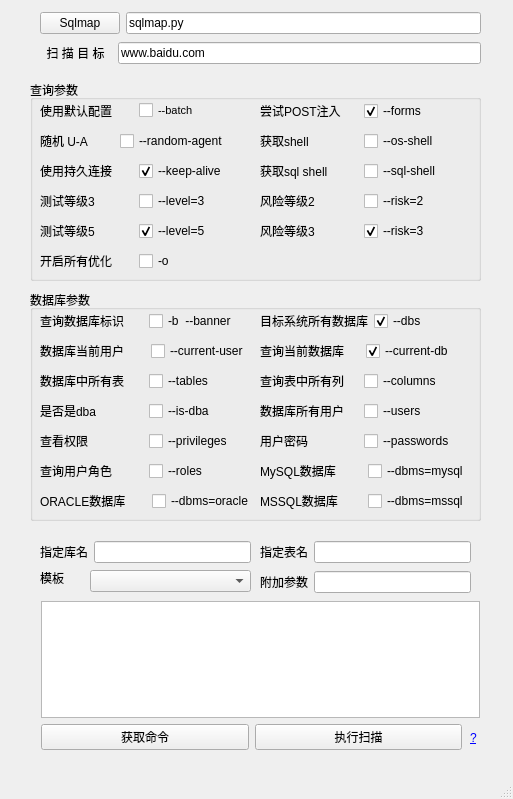
<?xml version="1.0" encoding="UTF-8"?>
<ui version="4.0">
 <class>SqlmapUI</class>
 <widget class="QMainWindow" name="SqlmapUI">
  <property name="geometry">
   <rect>
    <x>0</x>
    <y>0</y>
    <width>513</width>
    <height>799</height>
   </rect>
  </property>
  <property name="windowTitle">
   <string>Sqlmap-UI</string>
  </property>
  <widget class="QWidget" name="centralwidget">
   <widget class="QGroupBox" name="groupBox">
    <property name="geometry">
     <rect>
      <x>30</x>
      <y>80</y>
      <width>451</width>
      <height>201</height>
     </rect>
    </property>
    <property name="title">
     <string>查询参数</string>
    </property>
    <widget class="QWidget" name="layoutWidget">
     <property name="geometry">
      <rect>
       <x>230</x>
       <y>20</y>
       <width>201</width>
       <height>22</height>
      </rect>
     </property>
     <layout class="QHBoxLayout" name="horizontalLayout_26">
      <item>
       <widget class="QLabel" name="label_26">
        <property name="text">
         <string>尝试POST注入</string>
        </property>
       </widget>
      </item>
      <item>
       <widget class="QCheckBox" name="cb_forms">
        <property name="text">
         <string>--forms </string>
        </property>
        <property name="checked">
         <bool>true</bool>
        </property>
       </widget>
      </item>
     </layout>
    </widget>
    <widget class="QWidget" name="layoutWidget">
     <property name="geometry">
      <rect>
       <x>10</x>
       <y>20</y>
       <width>191</width>
       <height>22</height>
      </rect>
     </property>
     <layout class="QHBoxLayout" name="horizontalLayout_2">
      <item>
       <widget class="QLabel" name="label_2">
        <property name="text">
         <string>使用默认配置</string>
        </property>
       </widget>
      </item>
      <item>
       <widget class="QCheckBox" name="cb_batch">
        <property name="font">
         <font>
          <pointsize>8</pointsize>
         </font>
        </property>
        <property name="text">
         <string>--batch </string>
        </property>
       </widget>
      </item>
     </layout>
    </widget>
    <widget class="QWidget" name="layoutWidget">
     <property name="geometry">
      <rect>
       <x>230</x>
       <y>50</y>
       <width>201</width>
       <height>22</height>
      </rect>
     </property>
     <layout class="QHBoxLayout" name="horizontalLayout_9">
      <item>
       <widget class="QLabel" name="label_9">
        <property name="text">
         <string>获取shell</string>
        </property>
       </widget>
      </item>
      <item>
       <widget class="QCheckBox" name="cb_osshell">
        <property name="text">
         <string>--os-shell </string>
        </property>
       </widget>
      </item>
     </layout>
    </widget>
    <widget class="QWidget" name="layoutWidget">
     <property name="geometry">
      <rect>
       <x>10</x>
       <y>50</y>
       <width>191</width>
       <height>22</height>
      </rect>
     </property>
     <layout class="QHBoxLayout" name="horizontalLayout_15">
      <item>
       <widget class="QLabel" name="label_15">
        <property name="text">
         <string>随机 U-A</string>
        </property>
       </widget>
      </item>
      <item>
       <widget class="QCheckBox" name="cb_random">
        <property name="text">
         <string>--random-agent </string>
        </property>
       </widget>
      </item>
     </layout>
    </widget>
    <widget class="QWidget" name="layoutWidget">
     <property name="geometry">
      <rect>
       <x>10</x>
       <y>170</y>
       <width>191</width>
       <height>22</height>
      </rect>
     </property>
     <layout class="QHBoxLayout" name="horizontalLayout_12">
      <item>
       <widget class="QLabel" name="label_12">
        <property name="text">
         <string>开启所有优化</string>
        </property>
       </widget>
      </item>
      <item>
       <widget class="QCheckBox" name="cb_o">
        <property name="text">
         <string>-o </string>
        </property>
       </widget>
      </item>
     </layout>
    </widget>
    <widget class="QWidget" name="layoutWidget">
     <property name="geometry">
      <rect>
       <x>230</x>
       <y>80</y>
       <width>201</width>
       <height>22</height>
      </rect>
     </property>
     <layout class="QHBoxLayout" name="horizontalLayout_17">
      <item>
       <widget class="QLabel" name="label_17">
        <property name="text">
         <string>获取sql shell</string>
        </property>
       </widget>
      </item>
      <item>
       <widget class="QCheckBox" name="cb_sqlshell">
        <property name="text">
         <string>--sql-shell </string>
        </property>
       </widget>
      </item>
     </layout>
    </widget>
    <widget class="QWidget" name="layoutWidget">
     <property name="geometry">
      <rect>
       <x>10</x>
       <y>80</y>
       <width>191</width>
       <height>22</height>
      </rect>
     </property>
     <layout class="QHBoxLayout" name="horizontalLayout_18">
      <item>
       <widget class="QLabel" name="label_18">
        <property name="text">
         <string>使用持久连接</string>
        </property>
       </widget>
      </item>
      <item>
       <widget class="QCheckBox" name="cb_keeplive">
        <property name="text">
         <string>--keep-alive </string>
        </property>
        <property name="checked">
         <bool>true</bool>
        </property>
       </widget>
      </item>
     </layout>
    </widget>
    <widget class="QWidget" name="layoutWidget">
     <property name="geometry">
      <rect>
       <x>10</x>
       <y>110</y>
       <width>191</width>
       <height>22</height>
      </rect>
     </property>
     <layout class="QHBoxLayout" name="horizontalLayout_22">
      <item>
       <widget class="QLabel" name="label_22">
        <property name="toolTip">
         <string>&lt;!DOCTYPE HTML PUBLIC &quot;-//W3C//DTD HTML 4.0//EN&quot; &quot;http://www.w3.org/TR/REC-html40/strict.dtd&quot;&gt;
&lt;html&gt;&lt;head&gt;&lt;meta name=&quot;qrichtext&quot; content=&quot;1&quot; /&gt;&lt;meta charset=&quot;utf-8&quot; /&gt;&lt;style type=&quot;text/css&quot;&gt;
p, li { white-space: pre-wrap; }
hr { height: 1px; border-width: 0; }
li.unchecked::marker { content: &quot;\2610&quot;; }
li.checked::marker { content: &quot;\2612&quot;; }
&lt;/style&gt;&lt;/head&gt;&lt;body style=&quot; font-family:'Microsoft YaHei UI'; font-size:10pt; font-weight:400; font-style:normal;&quot;&gt;
&lt;p style=&quot; margin-top:0px; margin-bottom:0px; margin-left:0px; margin-right:0px; -qt-block-indent:0; text-indent:0px;&quot;&gt;1：默认等级，会测试 GET 和 POST 请求中的参数。&lt;/p&gt;
&lt;p style=&quot; margin-top:0px; margin-bottom:0px; margin-left:0px; margin-right:0px; -qt-block-indent:0; text-indent:0px;&quot;&gt;2：增加 cookie 里的数据&lt;/p&gt;
&lt;p style=&quot; margin-top:0px; margin-bottom:0px; margin-left:0px; margin-right:0px; -qt-block-indent:0; text-indent:0px;&quot;&gt;3：增加user-agent 和 referer 头部数据。&lt;/p&gt;
&lt;p style=&quot; margin-top:0px; margin-bottom:0px; margin-left:0px; margin-right:0px; -qt-block-indent:0; text-indent:0px;&quot;&gt;4~5：会尝试各种 payloads 和边界条件，确保不放过任何潜在的注入点。&lt;/p&gt;&lt;/body&gt;&lt;/html&gt;</string>
        </property>
        <property name="text">
         <string>测试等级3</string>
        </property>
       </widget>
      </item>
      <item>
       <widget class="QCheckBox" name="cb_level3">
        <property name="text">
         <string>--level=3 </string>
        </property>
       </widget>
      </item>
     </layout>
    </widget>
    <widget class="QWidget" name="layoutWidget">
     <property name="geometry">
      <rect>
       <x>230</x>
       <y>110</y>
       <width>201</width>
       <height>22</height>
      </rect>
     </property>
     <layout class="QHBoxLayout" name="horizontalLayout_24">
      <item>
       <widget class="QLabel" name="label_24">
        <property name="toolTip">
         <string>&lt;!DOCTYPE HTML PUBLIC &quot;-//W3C//DTD HTML 4.0//EN&quot; &quot;http://www.w3.org/TR/REC-html40/strict.dtd&quot;&gt;
&lt;html&gt;&lt;head&gt;&lt;meta name=&quot;qrichtext&quot; content=&quot;1&quot; /&gt;&lt;meta charset=&quot;utf-8&quot; /&gt;&lt;style type=&quot;text/css&quot;&gt;
p, li { white-space: pre-wrap; }
hr { height: 1px; border-width: 0; }
li.unchecked::marker { content: &quot;\2610&quot;; }
li.checked::marker { content: &quot;\2612&quot;; }
&lt;/style&gt;&lt;/head&gt;&lt;body style=&quot; font-family:'Microsoft YaHei UI'; font-size:10pt; font-weight:400; font-style:normal;&quot;&gt;
&lt;p style=&quot; margin-top:0px; margin-bottom:0px; margin-left:0px; margin-right:0px; -qt-block-indent:0; text-indent:0px;&quot;&gt;1：默认的风险等级，风险几乎为零。&lt;/p&gt;
&lt;p style=&quot; margin-top:0px; margin-bottom:0px; margin-left:0px; margin-right:0px; -qt-block-indent:0; text-indent:0px;&quot;&gt;2：除了默认的检测，还会尝试时间型盲注。&lt;/p&gt;
&lt;p style=&quot; margin-top:0px; margin-bottom:0px; margin-left:0px; margin-right:0px; -qt-block-indent:0; text-indent:0px;&quot;&gt;3：在风险等级 2 的基础上，再加上 OR 类型的布尔型盲注。这种方式在某些情况下可能会导致数据表的所有记录被更新，所以使用时需谨慎。&lt;/p&gt;&lt;/body&gt;&lt;/html&gt;</string>
        </property>
        <property name="text">
         <string>风险等级2</string>
        </property>
       </widget>
      </item>
      <item>
       <widget class="QCheckBox" name="cb_risk2">
        <property name="text">
         <string>--risk=2 </string>
        </property>
       </widget>
      </item>
     </layout>
    </widget>
    <widget class="QWidget" name="layoutWidget">
     <property name="geometry">
      <rect>
       <x>10</x>
       <y>140</y>
       <width>191</width>
       <height>22</height>
      </rect>
     </property>
     <layout class="QHBoxLayout" name="horizontalLayout_23">
      <item>
       <widget class="QLabel" name="label_23">
        <property name="text">
         <string>测试等级5</string>
        </property>
       </widget>
      </item>
      <item>
       <widget class="QCheckBox" name="cb_level5">
        <property name="text">
         <string>--level=5 </string>
        </property>
        <property name="checked">
         <bool>true</bool>
        </property>
       </widget>
      </item>
     </layout>
    </widget>
    <widget class="QWidget" name="layoutWidget">
     <property name="geometry">
      <rect>
       <x>230</x>
       <y>140</y>
       <width>201</width>
       <height>22</height>
      </rect>
     </property>
     <layout class="QHBoxLayout" name="horizontalLayout_25">
      <item>
       <widget class="QLabel" name="label_25">
        <property name="text">
         <string>风险等级3</string>
        </property>
       </widget>
      </item>
      <item>
       <widget class="QCheckBox" name="cb_risk3">
        <property name="text">
         <string>--risk=3 </string>
        </property>
        <property name="checked">
         <bool>true</bool>
        </property>
       </widget>
      </item>
     </layout>
    </widget>
   </widget>
   <widget class="QGroupBox" name="groupBox_2">
    <property name="geometry">
     <rect>
      <x>30</x>
      <y>290</y>
      <width>451</width>
      <height>231</height>
     </rect>
    </property>
    <property name="title">
     <string>数据库参数</string>
    </property>
    <widget class="QWidget" name="layoutWidget">
     <property name="geometry">
      <rect>
       <x>10</x>
       <y>20</y>
       <width>211</width>
       <height>22</height>
      </rect>
     </property>
     <layout class="QHBoxLayout" name="horizontalLayout_3">
      <item>
       <widget class="QLabel" name="label_3">
        <property name="text">
         <string>查询数据库标识</string>
        </property>
       </widget>
      </item>
      <item>
       <widget class="QCheckBox" name="cb_banner">
        <property name="text">
         <string>-b  --banner </string>
        </property>
       </widget>
      </item>
     </layout>
    </widget>
    <widget class="QWidget" name="layoutWidget">
     <property name="geometry">
      <rect>
       <x>230</x>
       <y>20</y>
       <width>201</width>
       <height>22</height>
      </rect>
     </property>
     <layout class="QHBoxLayout" name="horizontalLayout_4">
      <item>
       <widget class="QLabel" name="label_4">
        <property name="text">
         <string>目标系统所有数据库</string>
        </property>
       </widget>
      </item>
      <item>
       <widget class="QCheckBox" name="cb_dbs">
        <property name="text">
         <string>--dbs </string>
        </property>
        <property name="checked">
         <bool>true</bool>
        </property>
       </widget>
      </item>
     </layout>
    </widget>
    <widget class="QWidget" name="layoutWidget">
     <property name="geometry">
      <rect>
       <x>10</x>
       <y>50</y>
       <width>215</width>
       <height>22</height>
      </rect>
     </property>
     <layout class="QHBoxLayout" name="horizontalLayout_5">
      <item>
       <widget class="QLabel" name="label_5">
        <property name="text">
         <string>数据库当前用户</string>
        </property>
       </widget>
      </item>
      <item>
       <widget class="QCheckBox" name="cb_currentuser">
        <property name="text">
         <string>--current-user </string>
        </property>
       </widget>
      </item>
     </layout>
    </widget>
    <widget class="QWidget" name="layoutWidget">
     <property name="geometry">
      <rect>
       <x>230</x>
       <y>50</y>
       <width>205</width>
       <height>22</height>
      </rect>
     </property>
     <layout class="QHBoxLayout" name="horizontalLayout_7">
      <item>
       <widget class="QLabel" name="label_7">
        <property name="text">
         <string>查询当前数据库</string>
        </property>
       </widget>
      </item>
      <item>
       <widget class="QCheckBox" name="cb_currentdb">
        <property name="text">
         <string>--current-db </string>
        </property>
        <property name="checked">
         <bool>true</bool>
        </property>
       </widget>
      </item>
     </layout>
    </widget>
    <widget class="QWidget" name="layoutWidget">
     <property name="geometry">
      <rect>
       <x>10</x>
       <y>80</y>
       <width>211</width>
       <height>22</height>
      </rect>
     </property>
     <layout class="QHBoxLayout" name="horizontalLayout_6">
      <item>
       <widget class="QLabel" name="label_6">
        <property name="text">
         <string>数据库中所有表</string>
        </property>
       </widget>
      </item>
      <item>
       <widget class="QCheckBox" name="cb_tables">
        <property name="text">
         <string>--tables </string>
        </property>
        <property name="checkable">
         <bool>false</bool>
        </property>
        <property name="checked">
         <bool>false</bool>
        </property>
       </widget>
      </item>
     </layout>
    </widget>
    <widget class="QWidget" name="layoutWidget">
     <property name="geometry">
      <rect>
       <x>230</x>
       <y>80</y>
       <width>201</width>
       <height>22</height>
      </rect>
     </property>
     <layout class="QHBoxLayout" name="horizontalLayout_8">
      <item>
       <widget class="QLabel" name="label_8">
        <property name="text">
         <string>查询表中所有列</string>
        </property>
       </widget>
      </item>
      <item>
       <widget class="QCheckBox" name="cb_columns">
        <property name="text">
         <string>--columns </string>
        </property>
        <property name="checkable">
         <bool>false</bool>
        </property>
       </widget>
      </item>
     </layout>
    </widget>
    <widget class="QWidget" name="layoutWidget">
     <property name="geometry">
      <rect>
       <x>10</x>
       <y>110</y>
       <width>211</width>
       <height>22</height>
      </rect>
     </property>
     <layout class="QHBoxLayout" name="horizontalLayout_10">
      <item>
       <widget class="QLabel" name="label_10">
        <property name="text">
         <string>是否是dba</string>
        </property>
       </widget>
      </item>
      <item>
       <widget class="QCheckBox" name="cb_isdba">
        <property name="text">
         <string>--is-dba </string>
        </property>
       </widget>
      </item>
     </layout>
    </widget>
    <widget class="QWidget" name="layoutWidget">
     <property name="geometry">
      <rect>
       <x>230</x>
       <y>140</y>
       <width>201</width>
       <height>22</height>
      </rect>
     </property>
     <layout class="QHBoxLayout" name="horizontalLayout_11">
      <item>
       <widget class="QLabel" name="label_11">
        <property name="text">
         <string>用户密码</string>
        </property>
       </widget>
      </item>
      <item>
       <widget class="QCheckBox" name="cb_passwords">
        <property name="text">
         <string>--passwords </string>
        </property>
       </widget>
      </item>
     </layout>
    </widget>
    <widget class="QWidget" name="layoutWidget">
     <property name="geometry">
      <rect>
       <x>10</x>
       <y>140</y>
       <width>211</width>
       <height>22</height>
      </rect>
     </property>
     <layout class="QHBoxLayout" name="horizontalLayout_16">
      <item>
       <widget class="QLabel" name="label_16">
        <property name="text">
         <string>查看权限</string>
        </property>
       </widget>
      </item>
      <item>
       <widget class="QCheckBox" name="cb_privileges">
        <property name="text">
         <string>--privileges </string>
        </property>
       </widget>
      </item>
     </layout>
    </widget>
    <widget class="QWidget" name="layoutWidget">
     <property name="geometry">
      <rect>
       <x>230</x>
       <y>110</y>
       <width>201</width>
       <height>22</height>
      </rect>
     </property>
     <layout class="QHBoxLayout" name="horizontalLayout_13">
      <item>
       <widget class="QLabel" name="label_13">
        <property name="text">
         <string>数据库所有用户</string>
        </property>
       </widget>
      </item>
      <item>
       <widget class="QCheckBox" name="cb_users">
        <property name="text">
         <string>--users </string>
        </property>
       </widget>
      </item>
     </layout>
    </widget>
    <widget class="QWidget" name="layoutWidget">
     <property name="geometry">
      <rect>
       <x>10</x>
       <y>170</y>
       <width>211</width>
       <height>22</height>
      </rect>
     </property>
     <layout class="QHBoxLayout" name="horizontalLayout_14">
      <item>
       <widget class="QLabel" name="label_14">
        <property name="text">
         <string>查询用户角色</string>
        </property>
       </widget>
      </item>
      <item>
       <widget class="QCheckBox" name="cb_roles">
        <property name="text">
         <string>--roles </string>
        </property>
       </widget>
      </item>
     </layout>
    </widget>
    <widget class="QWidget" name="layoutWidget">
     <property name="geometry">
      <rect>
       <x>230</x>
       <y>170</y>
       <width>212</width>
       <height>22</height>
      </rect>
     </property>
     <layout class="QHBoxLayout" name="horizontalLayout_19">
      <item>
       <widget class="QLabel" name="label_19">
        <property name="text">
         <string>MySQL数据库</string>
        </property>
       </widget>
      </item>
      <item>
       <widget class="QCheckBox" name="cb_mysql">
        <property name="text">
         <string>--dbms=mysql </string>
        </property>
       </widget>
      </item>
     </layout>
    </widget>
    <widget class="QWidget" name="layoutWidget">
     <property name="geometry">
      <rect>
       <x>10</x>
       <y>200</y>
       <width>218</width>
       <height>22</height>
      </rect>
     </property>
     <layout class="QHBoxLayout" name="horizontalLayout_20">
      <item>
       <widget class="QLabel" name="label_20">
        <property name="text">
         <string>ORACLE数据库</string>
        </property>
       </widget>
      </item>
      <item>
       <widget class="QCheckBox" name="cb_oracle">
        <property name="text">
         <string>--dbms=oracle </string>
        </property>
       </widget>
      </item>
     </layout>
    </widget>
    <widget class="QWidget" name="layoutWidget">
     <property name="geometry">
      <rect>
       <x>230</x>
       <y>200</y>
       <width>212</width>
       <height>22</height>
      </rect>
     </property>
     <layout class="QHBoxLayout" name="horizontalLayout_21">
      <item>
       <widget class="QLabel" name="label_21">
        <property name="text">
         <string>MSSQL数据库</string>
        </property>
       </widget>
      </item>
      <item>
       <widget class="QCheckBox" name="cb_mssql">
        <property name="text">
         <string>--dbms=mssql </string>
        </property>
       </widget>
      </item>
     </layout>
    </widget>
   </widget>
   <widget class="QComboBox" name="cbb_tampers">
    <property name="geometry">
     <rect>
      <x>90</x>
      <y>570</y>
      <width>161</width>
      <height>22</height>
     </rect>
    </property>
   </widget>
   <widget class="QWidget" name="layoutWidget">
    <property name="geometry">
     <rect>
      <x>40</x>
      <y>10</y>
      <width>441</width>
      <height>58</height>
     </rect>
    </property>
    <layout class="QVBoxLayout" name="verticalLayout_2">
     <item>
      <layout class="QHBoxLayout" name="horizontalLayout_28">
       <item>
        <widget class="QPushButton" name="pb_selectSqlmap">
         <property name="text">
          <string>Sqlmap</string>
         </property>
        </widget>
       </item>
       <item>
        <widget class="QLineEdit" name="le_sqlmap">
         <property name="text">
          <string>sqlmap.py</string>
         </property>
        </widget>
       </item>
      </layout>
     </item>
     <item>
      <layout class="QHBoxLayout" name="horizontalLayout">
       <item>
        <widget class="QLabel" name="label">
         <property name="text">
          <string>  扫 描 目 标  </string>
         </property>
        </widget>
       </item>
       <item>
        <widget class="QLineEdit" name="le_url">
         <property name="text">
          <string>www.baidu.com</string>
         </property>
        </widget>
       </item>
      </layout>
     </item>
    </layout>
   </widget>
   <widget class="QLabel" name="label_28">
    <property name="geometry">
     <rect>
      <x>40</x>
      <y>570</y>
      <width>31</width>
      <height>16</height>
     </rect>
    </property>
    <property name="text">
     <string>模板</string>
    </property>
   </widget>
   <widget class="QWidget" name="layoutWidget">
    <property name="geometry">
     <rect>
      <x>260</x>
      <y>570</y>
      <width>211</width>
      <height>24</height>
     </rect>
    </property>
    <layout class="QHBoxLayout" name="horizontalLayout_29">
     <item>
      <widget class="QLabel" name="label_27">
       <property name="text">
        <string>附加参数</string>
       </property>
      </widget>
     </item>
     <item>
      <widget class="QLineEdit" name="le_options"/>
     </item>
    </layout>
   </widget>
   <widget class="QWidget" name="layoutWidget_2">
    <property name="geometry">
     <rect>
      <x>40</x>
      <y>540</y>
      <width>211</width>
      <height>24</height>
     </rect>
    </property>
    <layout class="QHBoxLayout" name="horizontalLayout_30">
     <item>
      <widget class="QLabel" name="label_29">
       <property name="text">
        <string>指定库名</string>
       </property>
      </widget>
     </item>
     <item>
      <widget class="QLineEdit" name="le_dbname"/>
     </item>
    </layout>
   </widget>
   <widget class="QWidget" name="layoutWidget_3">
    <property name="geometry">
     <rect>
      <x>260</x>
      <y>540</y>
      <width>211</width>
      <height>24</height>
     </rect>
    </property>
    <layout class="QHBoxLayout" name="horizontalLayout_31">
     <item>
      <widget class="QLabel" name="label_30">
       <property name="text">
        <string>指定表名</string>
       </property>
      </widget>
     </item>
     <item>
      <widget class="QLineEdit" name="le_tablename">
       <property name="readOnly">
        <bool>true</bool>
       </property>
      </widget>
     </item>
    </layout>
   </widget>
   <widget class="QLabel" name="label_31">
    <property name="geometry">
     <rect>
      <x>470</x>
      <y>730</y>
      <width>16</width>
      <height>16</height>
     </rect>
    </property>
    <property name="text">
     <string>&lt;html&gt;&lt;head/&gt;&lt;body&gt;&lt;p&gt;&lt;a href=&quot;https://etony.github.io/&quot;&gt;&lt;span style=&quot; text-decoration: underline; color:#0000ff;&quot;&gt;?&lt;/span&gt;&lt;/a&gt;&lt;/p&gt;&lt;/body&gt;&lt;/html&gt;</string>
    </property>
    <property name="openExternalLinks">
     <bool>true</bool>
    </property>
   </widget>
   <widget class="QTextBrowser" name="tb_command">
    <property name="geometry">
     <rect>
      <x>41</x>
      <y>601</y>
      <width>439</width>
      <height>117</height>
     </rect>
    </property>
    <property name="font">
     <font>
      <pointsize>12</pointsize>
     </font>
    </property>
   </widget>
   <widget class="QWidget" name="layoutWidget">
    <property name="geometry">
     <rect>
      <x>41</x>
      <y>724</y>
      <width>421</width>
      <height>26</height>
     </rect>
    </property>
    <layout class="QHBoxLayout" name="horizontalLayout_27">
     <item>
      <widget class="QPushButton" name="pb_getcommand">
       <property name="text">
        <string>获取命令</string>
       </property>
      </widget>
     </item>
     <item>
      <widget class="QPushButton" name="pb_startscan">
       <property name="text">
        <string>执行扫描</string>
       </property>
      </widget>
     </item>
    </layout>
   </widget>
  </widget>
  <widget class="QMenuBar" name="menubar">
   <property name="geometry">
    <rect>
     <x>0</x>
     <y>0</y>
     <width>513</width>
     <height>22</height>
    </rect>
   </property>
  </widget>
  <widget class="QStatusBar" name="statusbar"/>
 </widget>
 <resources/>
 <connections/>
</ui>
